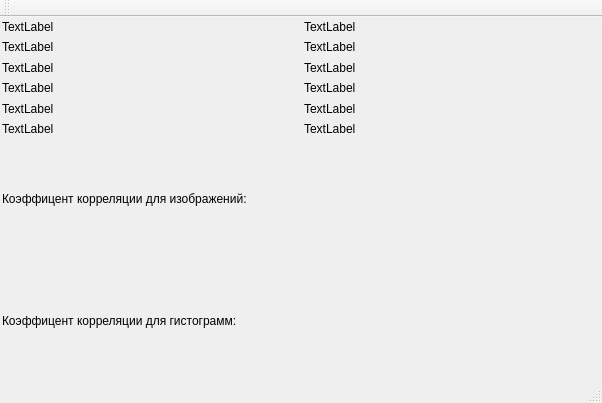
<?xml version="1.0" encoding="UTF-8"?>
<ui version="4.0">
 <class>MainWindow</class>
 <widget class="QMainWindow" name="MainWindow">
  <property name="geometry">
   <rect>
    <x>0</x>
    <y>0</y>
    <width>602</width>
    <height>403</height>
   </rect>
  </property>
  <property name="windowTitle">
   <string>MainWindow</string>
  </property>
  <widget class="QWidget" name="centralWidget">
   <layout class="QVBoxLayout" name="verticalLayout">
    <property name="spacing">
     <number>5</number>
    </property>
    <property name="leftMargin">
     <number>2</number>
    </property>
    <property name="topMargin">
     <number>2</number>
    </property>
    <property name="rightMargin">
     <number>2</number>
    </property>
    <property name="bottomMargin">
     <number>2</number>
    </property>
    <item>
     <layout class="QHBoxLayout" name="histograms">
      <property name="sizeConstraint">
       <enum>QLayout::SetFixedSize</enum>
      </property>
     </layout>
    </item>
    <item>
     <layout class="QHBoxLayout" name="data">
      <item>
       <layout class="QVBoxLayout" name="first">
        <item>
         <widget class="QLabel" name="expected_one">
          <property name="text">
           <string>TextLabel</string>
          </property>
         </widget>
        </item>
        <item>
         <widget class="QLabel" name="mode_one">
          <property name="text">
           <string>TextLabel</string>
          </property>
         </widget>
        </item>
        <item>
         <widget class="QLabel" name="sdv_one">
          <property name="text">
           <string>TextLabel</string>
          </property>
         </widget>
        </item>
        <item>
         <widget class="QLabel" name="median_one">
          <property name="text">
           <string>TextLabel</string>
          </property>
         </widget>
        </item>
        <item>
         <widget class="QLabel" name="pirson_one">
          <property name="text">
           <string>TextLabel</string>
          </property>
         </widget>
        </item>
        <item>
         <widget class="QLabel" name="kolmagorov_one">
          <property name="text">
           <string>TextLabel</string>
          </property>
         </widget>
        </item>
       </layout>
      </item>
      <item>
       <layout class="QVBoxLayout" name="second">
        <item>
         <widget class="QLabel" name="expected_two">
          <property name="text">
           <string>TextLabel</string>
          </property>
         </widget>
        </item>
        <item>
         <widget class="QLabel" name="mode_two">
          <property name="text">
           <string>TextLabel</string>
          </property>
         </widget>
        </item>
        <item>
         <widget class="QLabel" name="sdv_two">
          <property name="text">
           <string>TextLabel</string>
          </property>
         </widget>
        </item>
        <item>
         <widget class="QLabel" name="median_two">
          <property name="text">
           <string>TextLabel</string>
          </property>
         </widget>
        </item>
        <item>
         <widget class="QLabel" name="pirson_two">
          <property name="text">
           <string>TextLabel</string>
          </property>
         </widget>
        </item>
        <item>
         <widget class="QLabel" name="kolmagorov_two">
          <property name="text">
           <string>TextLabel</string>
          </property>
         </widget>
        </item>
       </layout>
      </item>
     </layout>
    </item>
    <item>
     <widget class="QLabel" name="correlation_image">
      <property name="text">
       <string>Коэффицент корреляции для изображений:</string>
      </property>
     </widget>
    </item>
    <item>
     <widget class="QLabel" name="correlation_histogram">
      <property name="text">
       <string>Коэффицент корреляции для гистограмм:</string>
      </property>
     </widget>
    </item>
   </layout>
  </widget>
  <widget class="QMenuBar" name="menuBar">
   <property name="geometry">
    <rect>
     <x>0</x>
     <y>0</y>
     <width>602</width>
     <height>21</height>
    </rect>
   </property>
  </widget>
  <widget class="QToolBar" name="mainToolBar">
   <attribute name="toolBarArea">
    <enum>TopToolBarArea</enum>
   </attribute>
   <attribute name="toolBarBreak">
    <bool>false</bool>
   </attribute>
  </widget>
  <widget class="QStatusBar" name="statusBar"/>
 </widget>
 <layoutdefault spacing="6" margin="11"/>
 <resources/>
 <connections/>
</ui>
